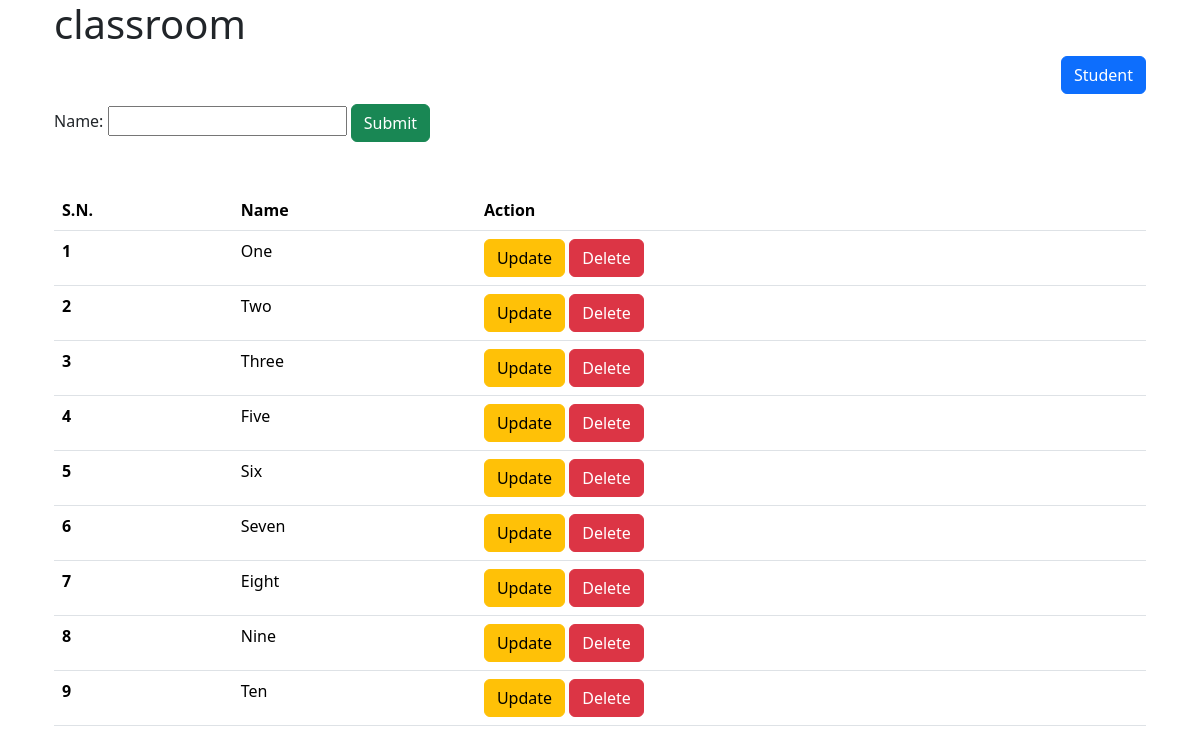
Before: /cb/classroom/ with the older database file.
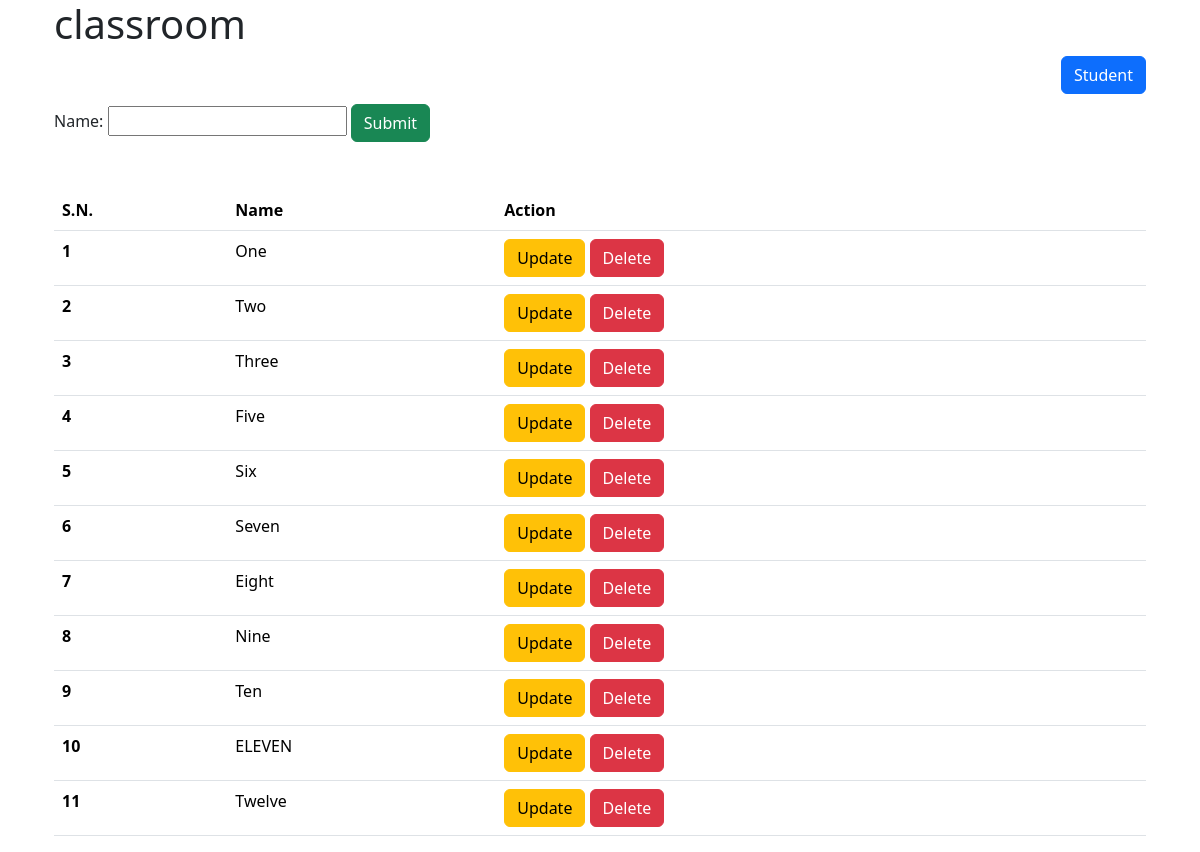
After: the same page with the newer database file.
### crud/models.py (models this page shows, shortened)
class Classroom(models.Model):
    name = models.CharField(max_length=20)

### classBased/views.py (the view)
# urls.py: path("classroom/", ClassroomAPIView.as_view()),
def classroom (request:HttpRequest):
    if request.method == "POST":
        form = ClassroomForm(request.POST)
        if form.is_valid():
            name = form.cleaned_data.get("name")
            Classroom.objects.create(name = name)
        return redirect("cb_classroom")
    form = ClassroomForm()
    classrooms = Classroom.objects.all()
    return render(request,"classBased/classroom.html", {"title":"classroom","classrooms":classrooms, "form":form})

### classBased/forms.py
class ClassroomForm(forms.Form):
    name = forms.CharField(max_length=20)

### classBased/templates/classBased/classroom.html (shortened to what this page needs)
{% extends 'crud/base.html'%} {%block content%}
<h1>{{title}}</h1>
<a href="{%url 'crudStudents'%}" style="float: right" class="btn btn-primary">Student</a>
<br /><br />
<form method="post" action="{% url 'cb_model_classroom'%}">
  {{form}}
  <button type="submit" class="btn btn-success">Submit</button>
</form>
<br /><br />
<table class="table">
  <thead>
    <tr>
      <th scope="col">S.N.</th>
      <th scope="col">Name</th>
      <th scope="col">Action</th>
    </tr>
  </thead>
  {%for classroom in classrooms%}
  <tbody>
    <tr>
      <th scope="row">{{forloop.counter}}</th>
      <td>{{classroom.name}}</td>
      <td>
        <a class="btn btn-warning" href="{%url 'classroomUpdate' classroom.id%}"">Update</a>
        <a class="btn btn-danger" href="{%url 'classroomDelete' classroom.id%}">Delete</a>
      </td>
    </tr>
  </tbody>
  {%endfor%}
</table>
{%endblock%}

Changed rows visible on the page:
added Classroom: name "ELEVEN"
added Classroom: name "Twelve"
